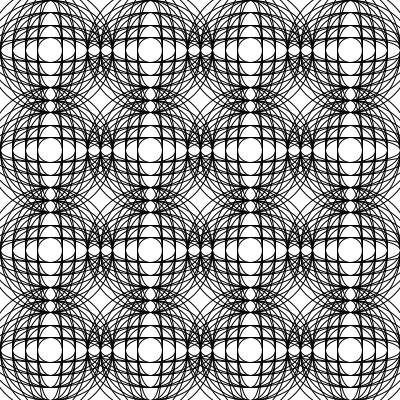
Frame 1 (no input)
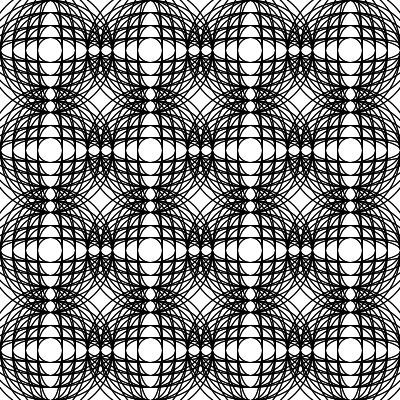
Frame 2 (the mouse pressed at the canvas centre, redrawn once)

The Processing sketch that drew these frames (run headless with seeded random() and noise(); the mouse was pressed at the canvas centre and the sketch redrawn once):

// Processing sketch: processing_39089
// ── processing_39089.pde

void setup() {
  size(400, 400);
  background(255);
  noFill();
}

void draw() {
  for (int x=50; x<width; x += 100) {
    for (int y=50; y<height; y += 100) {
      circles(x, y); //uses function below
    }
  }
  noLoop();
}

void circles(float x, float y) { //creates what the function is going to do above
  pushMatrix(); 
  translate(x, y); //changes center of ellipses to follow above grid
  for (int w=25; w<150; w+=25) {
    for (int h=25; h<150; h+=25) {
      ellipse(0, 0, w, h);
    }
  }
  popMatrix();
}
